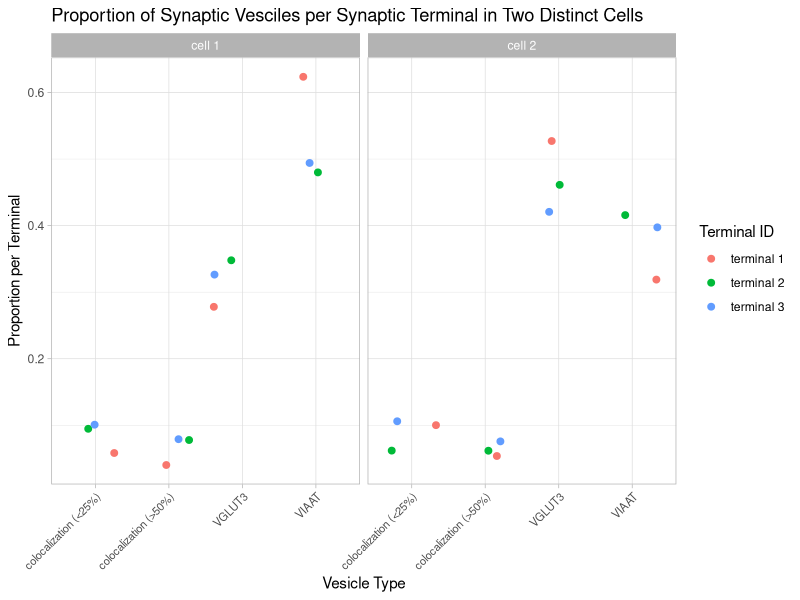

This figure's R source:
library(tidyverse)
library(ggplot2)

### ACA: insert text.

dataset_one <- read.csv("synaptic_terminal_data_one.csv")

dataset_two <- read.csv("synaptic_terminal_data_two.csv")

### ACA: insert text. Normalize vesicle type data within each synaptic terminal.

dataset_one_normalized <- dataset_one |> 
  group_by(synaptic.terminal.id) |> 
  mutate(total_vesicles = sum(count),
         proportion = count / total_vesicles) |> 
  ungroup()


dataset_two_normalized <- dataset_two |> 
  group_by(synaptic.terminal.id) |> 
  mutate(total_vesicles = sum(count),
         proportion = count / total_vesicles) |> 
  ungroup()

### ACA: combining the two datasets into one data frame.
### ACA: I used bind_rows(). Not sure if there is a better option.

dataset_all_normalized <-  bind_rows(
  dataset_one_normalized |> mutate(cell = "cell 1"),
  dataset_two_normalized |> mutate(cell = "cell 2")
)

ggplot(dataset_all_normalized, aes(synaptic.vesicle.type, proportion, color = synaptic.terminal.id)) +
  geom_point(size = 2,  position = "jitter") +
  facet_wrap(~ cell) +
  labs(x = "Vesicle Type",
       y = "Proportion per Terminal",
       color = "Terminal ID",
       title = "Proportion of Synaptic Vesciles per Synaptic Terminal in Two Distinct Cells"
  ) +
  theme_light() +
  theme(axis.text.x = element_text(size = 8, angle = 45, hjust = 1))
